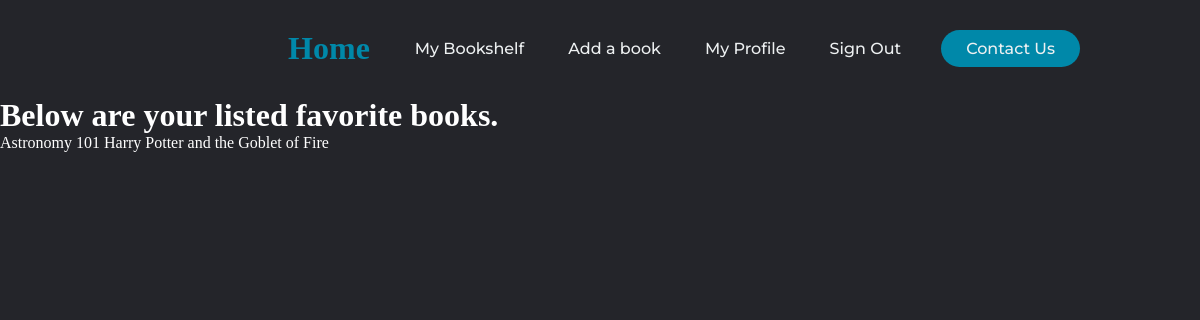
The app's page /account/myFavBooks (signed in), older data.
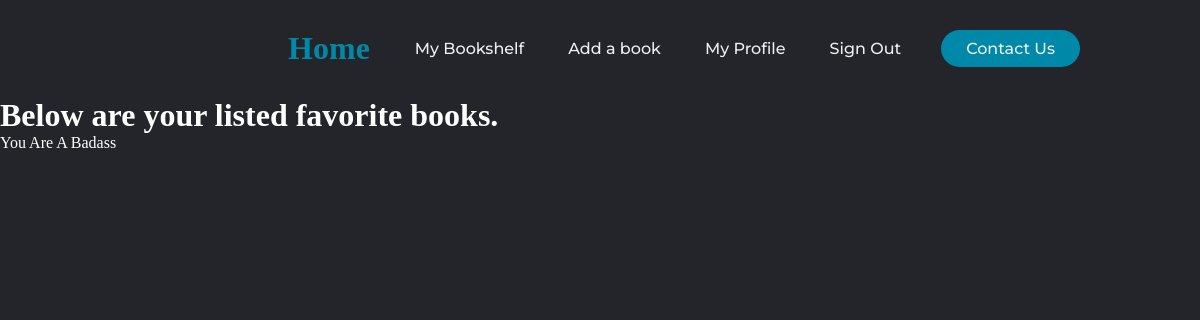
The same page, newer data.
### library/models.py (models this page shows, shortened)
class Book (models.Model):
    owner = models.ForeignKey ("accounts.User",
                                 related_name='owner',
                                 on_delete=models.CASCADE,
                                 default=None)
    genre = models.ForeignKey (Genre,
                               related_name='books',
                               on_delete=models.CASCADE)
    author = models.ForeignKey (Author,
                                related_name='books',
                                on_delete=models.CASCADE)
    title = models.CharField (max_length=50, db_index=True,)
    summary = models.TextField (blank=True)
    price = models.DecimalField (max_digits=10, decimal_places=2)
    available = models.BooleanField (default=True)
    slug = models.SlugField (max_length=200, db_index=True)
    isbn = models.CharField(max_length=13, validators=[MinLengthValidator(13)])
    favorite = models.BooleanField(default=False)
    shared = models.BooleanField(default=False)
    class Meta:
        ordering = ('title',)

### accounts/views.py (the view)
# urls.py: path('myFavBooks', views.viewFavBooks, name='viewFavBooks'),
@login_required ( )
def viewFavBooks(request):
    favBooks = Book.objects.filter (owner_id=request.user.id, favorite=True)
    return render (request, 'profileCustomization/myFavoriteBooks.html', {'favBooks': favBooks})

### accounts/templates/profileCustomization/myFavoriteBooks.html (shortened to what this page needs)
{% extends 'accounts/base.html' %}
{% block content %}
    <h1>Below are your listed favorite books.</h1>
    {% if favBooks %}
        {% for fb in favBooks %}
            {{ fb.title }}
        {% endfor %}
    {% else %}
        <h1>It looks like you don't have any favorite books currently. Let's add some.</h1>
    {% endif %}
{% endblock %}

Row changes from the older to the newer data that the page shows:
no longer on this page (row edited): Book: title "Astronomy 101"
no longer on this page (row edited): Book: title "Harry Potter and the Goblet of Fire"
added Book: title "You Are A Badass"
